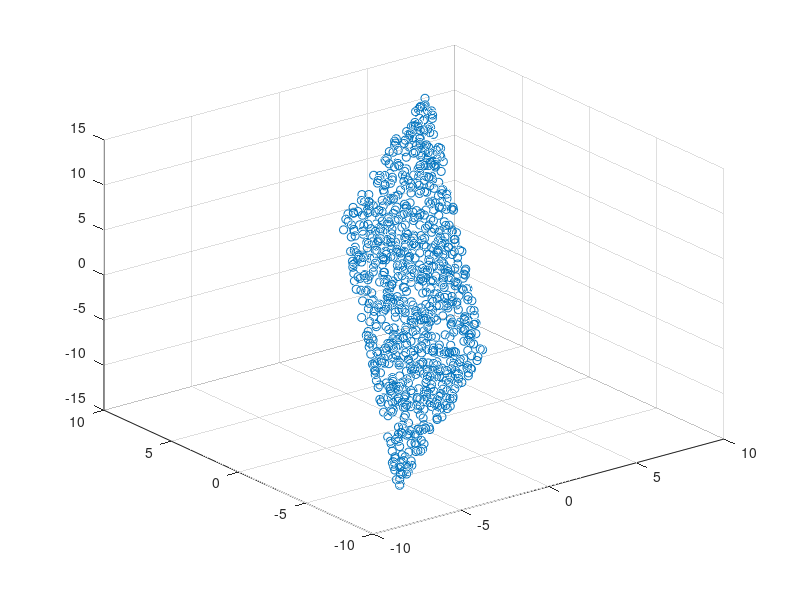
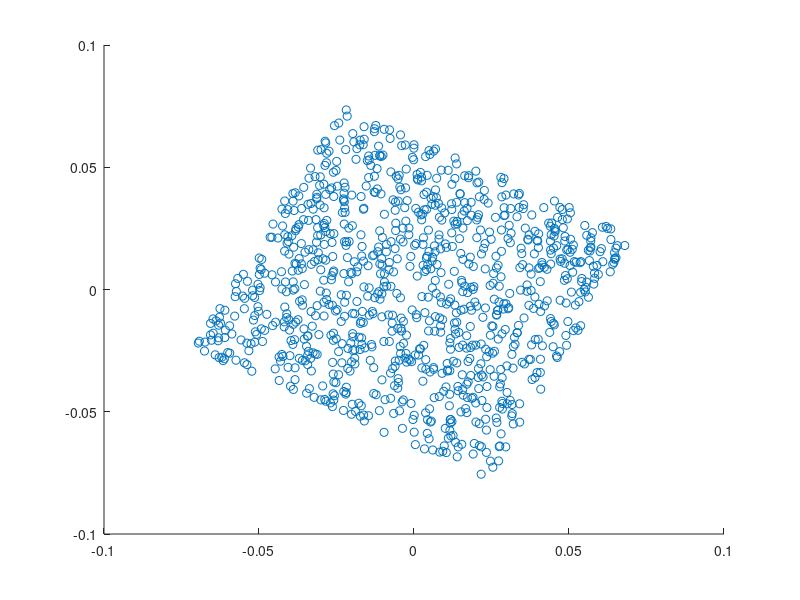
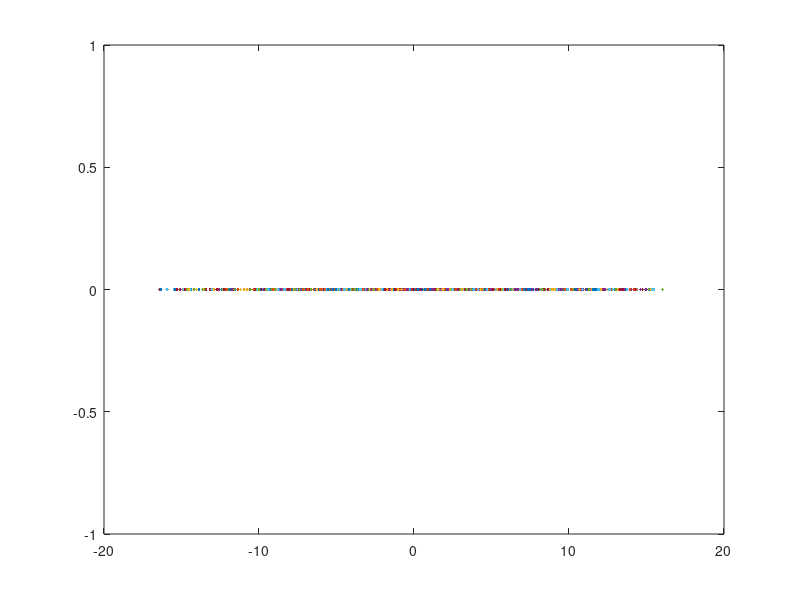

Here is the MATLAB script that generated these plots, in order:
clc; clear all; close all;
%% PART A %%%%%%%%%%%%%%%%%%%%%%%%%%%%%%%%%%%%%%%%%%%%%%%%%%%%%%%%%%%%%%%%%
s1 = unifrnd(-3,3,1,1000);
s2 = unifrnd(-2,2,1,1000);
s1 = s1 - mean(s1);
s2 = s2- mean(s2);
s = [s1; s2];
A = [1 -2;2 -1;3 -2];
x = A*s;
x1 = x(1,:);
x2 =x(2,:);
x3 =x(3,:);

%% Question1 %%
scatter3(x1,x2,x3);
figure

Rx = x*x.';
[UReserved,DReserved] = eig(Rx);
D = flip(flip(DReserved,1),2);
U = flip(UReserved,2);

%% Question 2 %%
Unew = U;
Unew(:,3) = [];
C = pinv(Unew)*A;

%% Question 3 %%
Dnew = D;
Dnew(:,3)=[];
Dnew(3,:)=[];
B = sqrtm(inv(Dnew))*(Unew.');
z = B*x;
z1 = z(1,:);
z2 =z(2,:);
scatter(z1,z2);
figure

%% Question 4 %%
[Q,G,Vtranspos] = svd(x);
rank = nnz(diag(G));

%% Question 5 %%
lamdaSum = sum(diag(D));
enrgRatio = D(1,1)/lamdaSum;

u1 = U(:,1);
xRducDim = x.'*u1;
plot(xRducDim,0);

%% 




